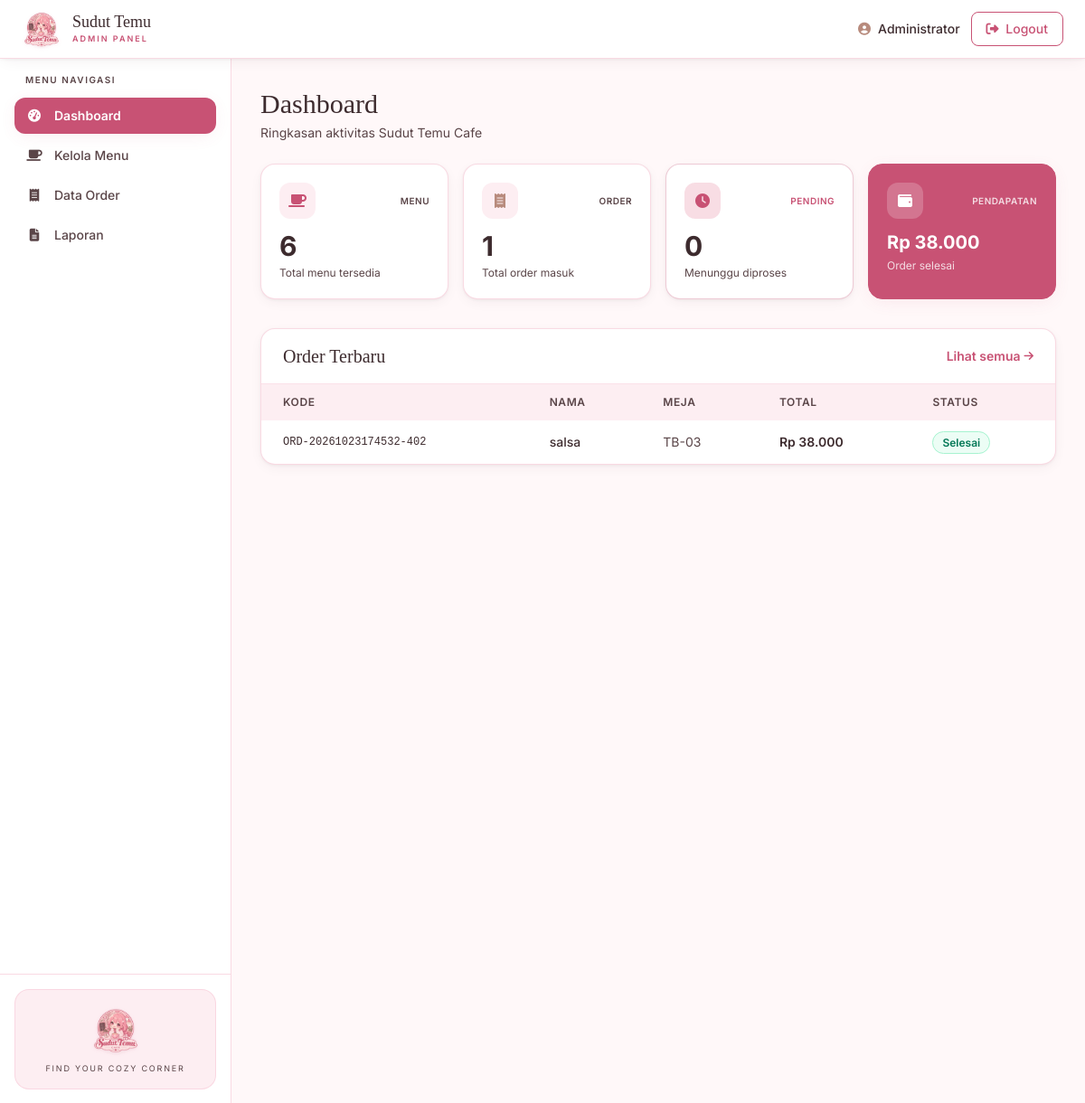
Screenshot of /admin/dashboard.php (signed in) with the database file from the repository.
### tables this page shows
CREATE TABLE `orders` (
  `id` int(11) UNSIGNED NOT NULL,
  `kode_order` varchar(30) NOT NULL,
  `pelanggan_id` int(11) UNSIGNED NOT NULL,
  `no_meja` varchar(10) NOT NULL,
  `total_harga` decimal(14,2) NOT NULL DEFAULT 0.00,
  `status` enum('pending','diproses','selesai','dibatalkan') NOT NULL DEFAULT 'pending',
  `catatan` text DEFAULT NULL,
  `waktu_order` timestamp NOT NULL DEFAULT current_timestamp()
);

CREATE TABLE `pelanggan` (
  `id` int(11) UNSIGNED NOT NULL,
  `nama` varchar(100) NOT NULL,
  `no_meja` varchar(10) NOT NULL,
  `no_hp` varchar(20) DEFAULT NULL,
  `waktu_datang` timestamp NOT NULL DEFAULT current_timestamp()
);

### config/koneksi.php (called while the page is built, shortened)
<?php
function rupiah($angka) {
    return "Rp " . number_format((float)$angka, 0, ',', '.');
}
function statusBadgeClass($status) {
    return match($status) {
        'pending'    => 'bg-blush text-primary-dark border border-primary/20',
        'diproses'   => 'bg-primary/10 text-primary border border-primary/30',
        'selesai'    => 'bg-emerald-50 text-emerald-700 border border-emerald-200',
        'dibatalkan' => 'bg-charcoal/5 text-charcoal border border-charcoal/20',
        default      => 'bg-cream text-charcoal-soft border border-secondary/40',
    };
}

### admin/dashboard.php (the view, shortened to what this page needs)
<?php
require_once '../config/koneksi.php';
$total_menu    = mysqli_fetch_assoc(mysqli_query($koneksi, "SELECT COUNT(*) AS j FROM menu"))['j'];
$total_order   = mysqli_fetch_assoc(mysqli_query($koneksi, "SELECT COUNT(*) AS j FROM orders"))['j'];
$total_pending = mysqli_fetch_assoc(mysqli_query($koneksi, "SELECT COUNT(*) AS j FROM orders WHERE status='pending'"))['j'];
$total_pendapatan = mysqli_fetch_assoc(mysqli_query($koneksi, "SELECT COALESCE(SUM(total_harga),0) AS j FROM orders WHERE status='selesai'"))['j'];
$recent = mysqli_query($koneksi, "SELECT o.*, p.nama FROM orders o JOIN pelanggan p ON o.pelanggan_id=p.id ORDER BY o.waktu_order DESC LIMIT 5");
include '../includes/header.php';
include '../includes/admin_navbar.php';
?>
<div class="flex min-h-[calc(100vh-4rem)] flex-1">
    <?php include '../includes/admin_sidebar.php'; ?>
    <main class="flex-1 p-4 md:p-8">
        <div class="mb-6">
            <h1 class="font-display text-3xl text-charcoal">Dashboard</h1>
            <p class="text-charcoal-soft mt-1 text-sm">Ringkasan aktivitas Sudut Temu Cafe</p>
        </div>
        <div class="grid grid-cols-1 sm:grid-cols-2 lg:grid-cols-4 gap-4">
            <div class="bg-white rounded-2xl p-5 border border-secondary/50 shadow-card">
                <div class="flex items-center justify-between mb-3">
                    <div class="w-10 h-10 rounded-xl bg-blush flex items-center justify-center">
                        <i class="fa-solid fa-mug-saucer text-primary"></i>
                    </div>
                    <span class="text-[10px] font-semibold uppercase tracking-wider text-charcoal-soft">Menu</span>
                </div>
                <p class="text-3xl font-bold text-charcoal"><?= $total_menu; ?></p>
                <p class="text-xs text-charcoal-soft mt-1">Total menu tersedia</p>
            </div>
            <div class="bg-white rounded-2xl p-5 border border-secondary/50 shadow-card">
                <div class="flex items-center justify-between mb-3">
                    <div class="w-10 h-10 rounded-xl bg-blush flex items-center justify-center">
                        <i class="fa-solid fa-receipt text-accent"></i>
                    </div>
                    <span class="text-[10px] font-semibold uppercase tracking-wider text-charcoal-soft">Order</span>
                </div>
                <p class="text-3xl font-bold text-charcoal"><?= $total_order; ?></p>
                <p class="text-xs text-charcoal-soft mt-1">Total order masuk</p>
            </div>
            <div class="bg-white rounded-2xl p-5 border border-primary/30 shadow-card">
                <div class="flex items-center justify-between mb-3">
                    <div class="w-10 h-10 rounded-xl bg-primary-soft flex items-center justify-center">
                        <i class="fa-solid fa-clock text-primary"></i>
                    </div>
                    <span class="text-[10px] font-semibold uppercase tracking-wider text-primary">Pending</span>
                </div>
                <p class="text-3xl font-bold text-charcoal"><?= $total_pending; ?></p>
                <p class="text-xs text-charcoal-soft mt-1">Menunggu diproses</p>
            </div>
            <div class="bg-primary rounded-2xl p-5 border border-primary shadow-soft">
                <div class="flex items-center justify-between mb-3">
                    <div class="w-10 h-10 rounded-xl bg-white/20 flex items-center justify-center">
                        <i class="fa-solid fa-wallet text-white"></i>
                    </div>
                    <span class="text-[10px] font-semibold uppercase tracking-wider text-white/80">Pendapatan</span>
                </div>
                <p class="text-xl font-bold text-white"><?= rupiah($total_pendapatan); ?></p>
                <p class="text-xs text-white/80 mt-1">Order selesai</p>
            </div>
        </div>
        <div class="mt-8 bg-white rounded-2xl border border-secondary/50 shadow-card overflow-hidden">
            <div class="px-6 py-4 border-b border-secondary/40 flex items-center justify-between">
                <h2 class="font-display text-xl text-charcoal">Order Terbaru</h2>
                <a href="<?= BASE_URL; ?>admin/order.php" class="text-sm text-primary font-semibold hover:underline inline-flex items-center gap-1">
                    Lihat semua <i class="fa-solid fa-arrow-right text-xs"></i>
                </a>
            </div>
            <div class="overflow-x-auto">
                <table class="w-full text-sm">
                    <thead class="bg-blush text-charcoal-soft text-left">
                        <tr>
                            <th class="px-6 py-3 font-semibold text-xs uppercase tracking-wider">Kode</th>
                            <th class="px-6 py-3 font-semibold text-xs uppercase tracking-wider">Nama</th>
                            <th class="px-6 py-3 font-semibold text-xs uppercase tracking-wider">Meja</th>
                            <th class="px-6 py-3 font-semibold text-xs uppercase tracking-wider">Total</th>
                            <th class="px-6 py-3 font-semibold text-xs uppercase tracking-wider">Status</th>
                        </tr>
                    </thead>
                    <tbody class="divide-y divide-secondary/30">
                        <?php while ($o = mysqli_fetch_assoc($recent)): ?>
                        <tr class="hover:bg-blush/50 transition">
                            <td class="px-6 py-3.5 font-mono text-xs text-charcoal"><?= htmlspecialchars($o['kode_order']); ?></td>
                            <td class="px-6 py-3.5 text-charcoal font-medium"><?= htmlspecialchars($o['nama']); ?></td>
                            <td class="px-6 py-3.5 text-charcoal-soft"><?= htmlspecialchars($o['no_meja']); ?></td>
                            <td class="px-6 py-3.5 font-semibold text-charcoal"><?= rupiah($o['total_harga']); ?></td>
                            <td class="px-6 py-3.5">
                                <span class="px-2.5 py-1 rounded-full text-xs font-semibold <?= statusBadgeClass($o['status']); ?>">
                                    <?= ucfirst($o['status']); ?>
                                </span>
                            </td>
                        </tr>
                        <?php endwhile; ?>
                    </tbody>
                </table>
            </div>
        </div>
    </main>
</div>
<?php include '../includes/footer.php'; ?>

### includes/header.php (style rules this page uses)
html { scroll-behavior: smooth; }
body { background-color: #FFF8F9; color: #3D2B2E; font-family: 'Inter', sans-serif; -webkit-font-smoothing: antialiased; }
.font-display { font-family: 'Playfair Display', serif; }

### rows the page displays
orders: kode_order "ORD-20261023174532-402", pelanggan.nama "salsa", no_meja "TB-03", total_harga "Rp 38.000", status "Selesai"

### other values shown
$_SESSION['admin_nama'] "Administrator"
$total_menu "6"
$total_order "1"
$total_pending "0"
rupiah($total_pendapatan) "Rp 38.000"
